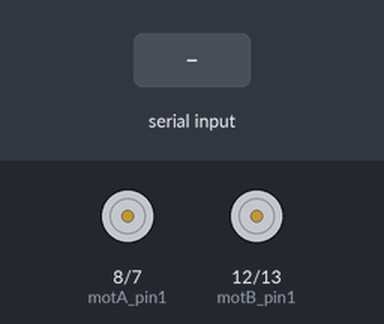
The sketch below on a simulated Arduino Uno, built with avr-gcc and run on an emulated ATmega328P. Shown: motor-driver pin pairs drawn as motors (green arrow = first pin HIGH = forward, orange = second pin HIGH = backward, longer = more drive). Inputs (shaded band) come from the test bench.

Above: at 1.2 s.
1.3 s: "f" received over Serial
At 1.6 s:
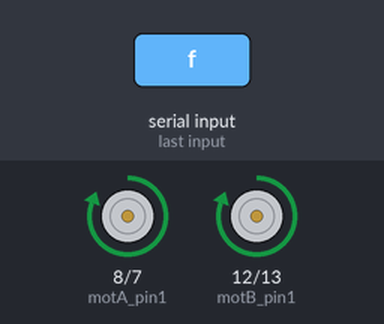
2.8 s: "L" received over Serial
At 4.0 s:
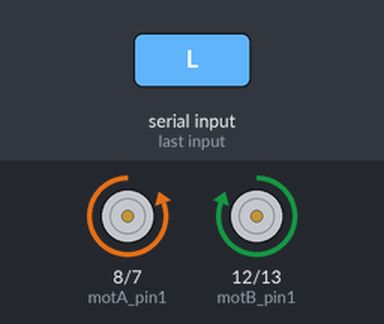
4.3 s: "r" received over Serial
At 5.1 s:
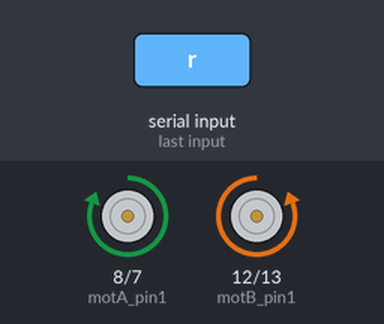
5.8 s: "B" received over Serial
At 6.3 s:
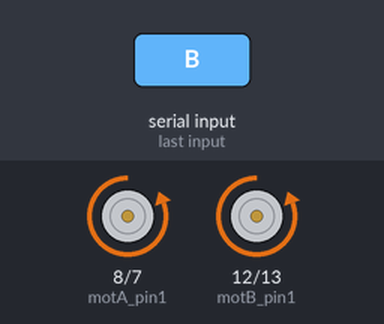
7.3 s: "1" received over Serial
At 8.6 s:
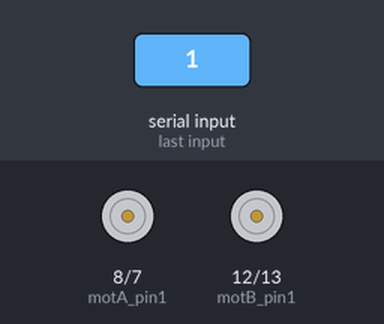
Timing chart, 0 to 9.8 s (numbered marks = the images above; inputs shaded):
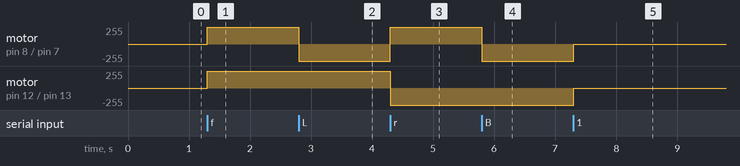

Measured:
- after the input at 1.3 s, motor on pin 8 (motA_pin1) / pin 7 (motA_pin2), motor on pin 12 (motB_pin1) / pin 13 (motB_pin2): stopped → forward 255/255 at once
- after the input at 2.8 s, motor on pin 8 (motA_pin1) / pin 7 (motA_pin2): forward 255/255 → backward 255/255 at once
- after the input at 4.3 s, motor on pin 8 (motA_pin1) / pin 7 (motA_pin2): backward 255/255 → forward 255/255 at once; motor on pin 12 (motB_pin1) / pin 13 (motB_pin2): forward 255/255 → backward 255/255 at once
- after the input at 5.8 s, motor on pin 8 (motA_pin1) / pin 7 (motA_pin2): forward 255/255 → backward 255/255 at once
- after the input at 7.3 s, motor on pin 8 (motA_pin1) / pin 7 (motA_pin2), motor on pin 12 (motB_pin1) / pin 13 (motB_pin2): backward 255/255 → stopped at once

The sketch:

Code_2.ino
```cpp
const int motA_pin1=8;
const int motA_pin2=7;

const int motB_pin1=12;
const int motB_pin2=13;

void motor_init(){
  pinMode(motA_pin1,OUTPUT);
  pinMode(motA_pin2,OUTPUT);

  pinMode(motB_pin1,OUTPUT);
  pinMode(motB_pin2,OUTPUT);

  digitalWrite(motA_pin1,LOW);
  digitalWrite(motA_pin2,LOW);

  digitalWrite(motB_pin1,LOW);
  digitalWrite(motB_pin2,LOW);
}

void forward(){

  digitalWrite(motA_pin1,HIGH);
  digitalWrite(motA_pin2,LOW);

  digitalWrite(motB_pin1,HIGH);
  digitalWrite(motB_pin2,LOW);
}

void back(){

  digitalWrite(motA_pin1,LOW);
  digitalWrite(motA_pin2,HIGH);

  digitalWrite(motB_pin1,LOW);
  digitalWrite(motB_pin2,HIGH);
}

void left(){

  digitalWrite(motA_pin1,LOW);
  digitalWrite(motA_pin2,HIGH);

  digitalWrite(motB_pin1,HIGH);
  digitalWrite(motB_pin2,LOW);
}

void right(){

  digitalWrite(motA_pin1,HIGH);
  digitalWrite(motA_pin2,LOW);

  digitalWrite(motB_pin1,LOW);
  digitalWrite(motB_pin2,HIGH);
}

void stop(){

  digitalWrite(motA_pin1,LOW);
  digitalWrite(motA_pin2,LOW);

  digitalWrite(motB_pin1,LOW);
  digitalWrite(motB_pin2,LOW);
}


void setup() {
 motor_init();
 Serial.begin(9600);
}

void loop() {

while(Serial.available()){

 char command;
 command = Serial.read();

if(command=='f'){
  forward();
}

else if(command=='L'){
  left();
}

else if(command=='r'){
  right();
}

else if(command=='B'){
  back();
}

else{
  stop();
}

}
}
```
